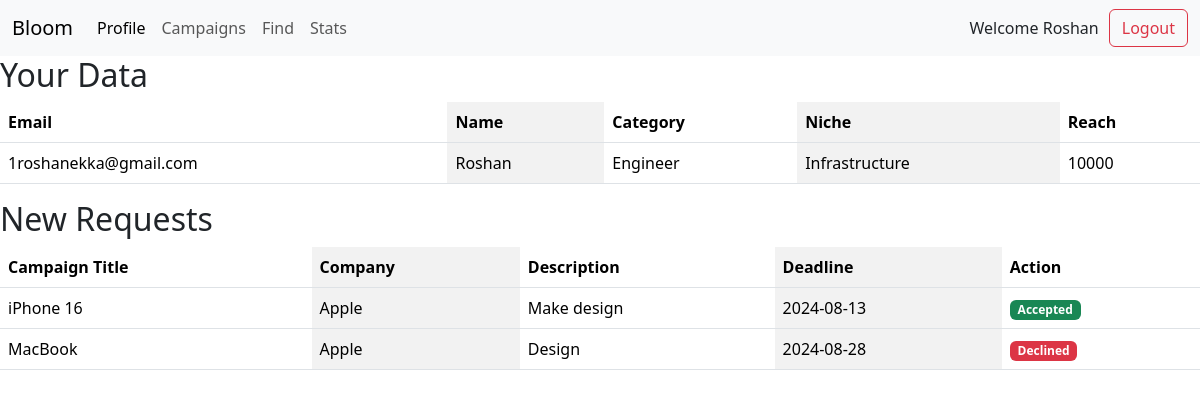
The app's page /influencer (signed in) with its own data.
### app.py (models this page shows)
class influencerData(db.Model):
    __tablename__ = 'influencer_data'
    bloom_data_id = db.Column(db.Integer(), db.ForeignKey('bloomdata.id', ondelete="CASCADE"), primary_key=True, nullable=False, unique=True)
    name = db.Column(db.String(30), nullable=False)
    category = db.Column(db.String(30), nullable=False)
    niche = db.Column(db.String(30), nullable=False)
    reach = db.Column(db.String(30), nullable=False)
    bloomdata = db.relationship("BloomData", uselist=False, back_populates='influencer_data')

class BloomData(db.Model):
    __tablename__ = 'bloomdata'
    id = db.Column(db.Integer, primary_key=True)
    email = db.Column(db.String(30), unique=True, nullable=False)
    password = db.Column(db.String(30), nullable=False)
    role = db.Column(db.String(30), nullable=False)
    influencer_data = db.relationship("influencerData", uselist=False, back_populates='bloomdata', cascade="all, delete-orphan")
    sponsor_data = db.relationship("sponsorData", uselist=False, back_populates='bloomdata', cascade="all, delete-orphan")

class CampaignRequest(db.Model):
    __tablename__ = 'campaign_requests'
    id = db.Column(db.Integer, primary_key=True)
    campaign_id = db.Column(db.Integer, db.ForeignKey('campaigns.id'), nullable=False)
    influencer_id = db.Column(db.Integer, db.ForeignKey('influencer_data.bloom_data_id'), nullable=False)
    sponsor_id = db.Column(db.Integer, db.ForeignKey('sponsor_data.bloom_data_id'), nullable=False)
    status = db.Column(db.String(20), default='Pending')  # Added status field
    campaign = db.relationship('campaign', backref=db.backref('requests', lazy=True))
    influencer = db.relationship('influencerData', backref=db.backref('requests', lazy=True))
    sponsor = db.relationship('sponsorData', backref=db.backref('requests', lazy=True))
    __table_args__ = (
        db.UniqueConstraint('campaign_id', 'influencer_id', name='unique_campaign_influencer'),
    )

class campaign(db.Model):
    __tablename__ = 'campaigns'
    id = db.Column(db.Integer, primary_key=True)
    title = db.Column(db.String(100), nullable=False)
    description = db.Column(db.Text, nullable=False)
    niche = db.Column(db.String(50), nullable=False)
    deadline = db.Column(db.Date, nullable=False)

class sponsorData(db.Model):
    __tablename__ = 'sponsor_data'
    bloom_data_id = db.Column(db.Integer(), db.ForeignKey('bloomdata.id', ondelete="CASCADE"), primary_key=True, nullable=False, unique=True)
    company_name = db.Column(db.String(30), nullable=False)
    industry = db.Column(db.String(30), nullable=False)
    budget = db.Column(db.String(30), nullable=False)
    bloomdata = db.relationship("BloomData", uselist=False, back_populates='sponsor_data')

### app.py (the view)
@app.route('/influencer')
def influencer_page():
    user_id = session.get('user_id')
    if user_id:
        user = BloomData.query.get(user_id)
        idata = influencerData.query.get(user_id)
        requests = CampaignRequest.query.filter_by(influencer_id=user_id).all()
        return render_template('influencer_profile.html', user=user, idata=idata, requests=requests)
    else:
        return redirect(url_for('login'))  # Redirect to

### templates/influencer_profile.html (shortened to what this page needs)
{% extends 'influencer.html' %}
{% block body %}
<h2>Your Data</h2>
<table class="table table-striped-columns">
    <thead>
        <tr>
            <th>Email</th>
            <th>Name</th>
            <th>Category</th>
            <th>Niche</th>
            <th>Reach</th>
        </tr>
    </thead>
    <tbody>
        <tr>
            <td>{{ user.email }}</td>
            <td>{{ idata.name }}</td>
            <td>{{ idata.category }}</td>
            <td>{{ idata.niche }}</td>
            <td>{{ idata.reach }}</td>
        </tr>
    </tbody>
</table>
<h2>New Requests</h2>
<table class="table table-striped-columns">
    <thead>
        <tr>
            <th>Campaign Title</th>
            <th>Company</th>
            <th>Description</th>
            <th>Deadline</th>
            <th>Action</th>
        </tr>
    </thead>
    <tbody>
        {% for request in requests %}
        <tr>
            <td>{{ request.campaign.title }}</td>
            <td>{{ request.sponsor.company_name }}</td>
            <td>{{ request.campaign.description }}</td>
            <td>{{ request.campaign.deadline }}</td>
            <td>
                {% if request.status == 'Accepted' %}
                    <span class="badge bg-success">Accepted</span>
                {% elif request.status == 'Declined' %}
                    <span class="badge bg-danger">Declined</span>
                {% endif %}
            </td>
        </tr>
        {% endfor %}
    </tbody>
</table>
{% endblock body %}

### templates/influencer.html (shortened to what this page needs)
<!doctype html>
<html lang="en">
<head>
    <link href="https://cdn.jsdelivr.net/npm/bootstrap@5.3.3/dist/css/bootstrap.min.css" rel="stylesheet"
>
</head>
<body>
        <nav class="navbar navbar-expand-lg bg-body-tertiary">
            <div class="container-fluid">
                <a class="navbar-brand" href="/">Bloom</a>
                <div class="collapse navbar-collapse" id="navbarSupportedContent">
                    <ul class="navbar-nav me-auto mb-2 mb-lg-0">
                        <li class="nav-item">
                            <a class="nav-link {% if session.get('user_id') %}active{% endif %}"
                            aria-current="page"
                            href="{% if session.get('role') == 'Influencer' %}{{ url_for('influencer_page') }}{% elif session.get('role') == 'Sponsor' %}{{ url_for('sponsor_page') }}{% endif %}">
                            Profile
                         </a>
                        </li>
                        <li class="nav-item">
                            <a class="nav-link" href="{{ url_for('add_campaigns') }}">Campaigns</a>
                        </li>
                        <li class="nav-item">
                            <a class="nav-link" href="#">Find</a>
                        </li>
                        <li class="nav-item">
                            <a class="nav-link" href="#">Stats</a>
                        </li>
                    </ul>
                    Welcome {{idata.name}}
                    <button class="btn btn-outline-danger" style="margin-left: 10px;" onclick="redirectToNewPage()">Logout</button>
                </div>
            </div>
        </nav>
    {% block body %}
    {% endblock body %}
</body>
</html>

### records on screen
influencerData: name "Roshan", category "Engineer", niche "Infrastructure", reach "10000"
BloomData: email "1roshanekka@gmail.com"
CampaignRequest: campaign "iPhone 16", sponsor.company_name "Apple", campaign.description "Make design", campaign.deadline "2024-08-13", status "Accepted"
CampaignRequest: campaign "MacBook", sponsor.company_name "Apple", campaign.description "Design", campaign.deadline "2024-08-28", status "Declined"
